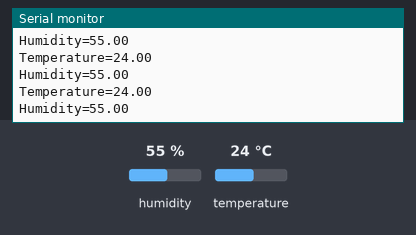
Bench run of a sketch on a simulated Arduino Uno, built with avr-gcc and run on an emulated ATmega328P. On the bench: the last lines printed to the serial monitor. The test bench sets the inputs (shaded band); at power-on: humidity 55 %, temperature 24 °C.

Above: at 3.2 s.
3.3 s: humidity set to 22 %
At 4.37 s:
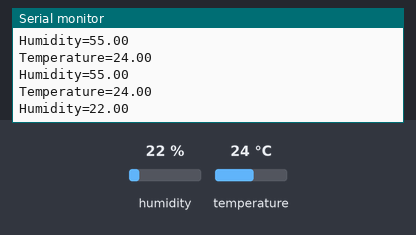
6.0 s: temperature set to 12 °C
At 6.39 s:
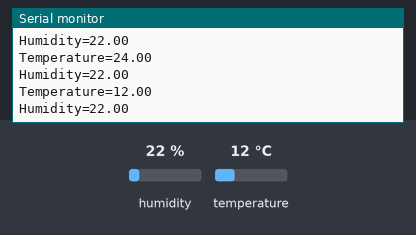
8.7 s: humidity set to 40 %
At 10.45 s:
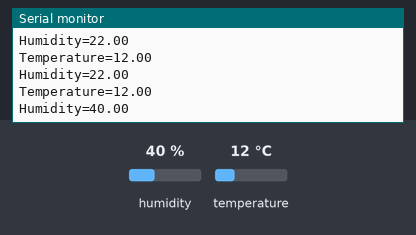
Timing chart, 0 to 11.9 s (numbered marks = the images above; inputs shaded):
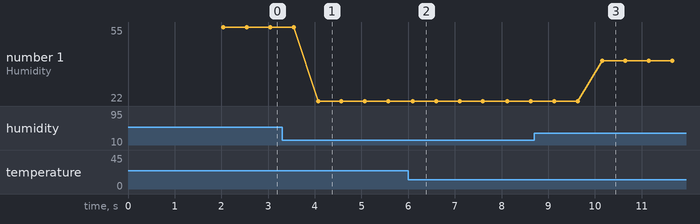

The sketch:

dht11.ino
```cpp
/*  Interfacing Temperature and Humidity Sensor (DHT11)-using One Wire Protocol */


#include<DHT.h>                //define library for sensor
#define DHTTYPE DHT11          //define macro
int dhtSensorPin = 3;
DHT dht(dhtSensorPin, DHTTYPE);   //pin initialization
float t, h;

void setup()
{
  Serial.begin(9600);
  dht.begin();
  pinMode(dhtSensorPin, INPUT);
  delay(2000);
}

void loop()
{
  t = dht.readTemperature();     //object to read the sensor value
  Serial.print("Temperature=");
  Serial.println(t);
  h = dht.readHumidity();
  Serial.print("Humidity=");
  Serial.println(h);
  delay(500);
}
```

Measured:
- after the input at 3.3 s, the serial monitor: prints a new line after 0.77 s (image 1)
- after the input at 6.0 s, the serial monitor: prints a new line after 0.08 s (image 2)
- after the input at 8.7 s, the serial monitor: prints a new line after 1.5 s (image 3)
- plotted number 1: 55 → 22 after the input at 3.3 s, 22 → 40 after the input at 8.7 s
